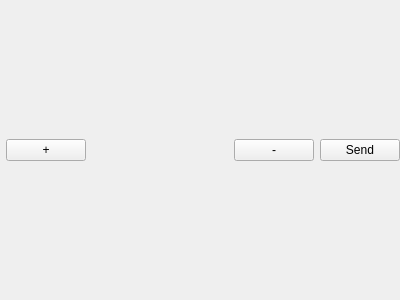
<?xml version="1.0" encoding="UTF-8"?>
<ui version="4.0">
 <class>qSlicerIGTLIONodeSelectorWidget</class>
 <widget class="QWidget" name="qSlicerIGTLIONodeSelectorWidget">
  <property name="geometry">
   <rect>
    <x>0</x>
    <y>0</y>
    <width>400</width>
    <height>300</height>
   </rect>
  </property>
  <property name="sizePolicy">
   <sizepolicy hsizetype="Preferred" vsizetype="Preferred">
    <horstretch>0</horstretch>
    <verstretch>0</verstretch>
   </sizepolicy>
  </property>
  <property name="minimumSize">
   <size>
    <width>400</width>
    <height>0</height>
   </size>
  </property>
  <property name="windowTitle">
   <string>Form</string>
  </property>
  <layout class="QHBoxLayout" name="horizontalLayout">
   <property name="margin">
    <number>0</number>
   </property>
   <item>
    <widget class="qMRMLNodeComboBox" name="NodeSelector">
     <property name="enabled">
      <bool>true</bool>
     </property>
     <property name="nodeTypes">
      <stringlist>
       <string>vtkMRMLLinearTransformNode</string>
       <string>vtkMRMLVolumeNode</string>
       <string>vtkMRMLModelNode</string>
       <string>vtkMRMLTextNode</string>
       <string>vtkMRMLMarkupsFiducialNode</string>
       <string>vtkMRMLIGTLTrackingDataBundleNode</string>
      </stringlist>
     </property>
     <property name="addEnabled">
      <bool>false</bool>
     </property>
     <property name="removeEnabled">
      <bool>false</bool>
     </property>
     <property name="selectNodeUponCreation">
      <bool>true</bool>
     </property>
    </widget>
   </item>
   <item>
    <widget class="QPushButton" name="AddNodeButton">
     <property name="text">
      <string>+</string>
     </property>
    </widget>
   </item>
   <item>
    <spacer name="horizontalSpacer">
     <property name="orientation">
      <enum>Qt::Horizontal</enum>
     </property>
     <property name="sizeHint" stdset="0">
      <size>
       <width>40</width>
       <height>20</height>
      </size>
     </property>
    </spacer>
   </item>
   <item>
    <widget class="QPushButton" name="RemoveNodeButton">
     <property name="text">
      <string>-</string>
     </property>
    </widget>
   </item>
   <item>
    <widget class="QPushButton" name="SendButton">
     <property name="text">
      <string>Send</string>
     </property>
    </widget>
   </item>
  </layout>
 </widget>
 <customwidgets>
  <customwidget>
   <class>qMRMLNodeComboBox</class>
   <extends>QWidget</extends>
   <header>qMRMLNodeComboBox.h</header>
  </customwidget>
 </customwidgets>
 <resources/>
 <connections/>
</ui>
